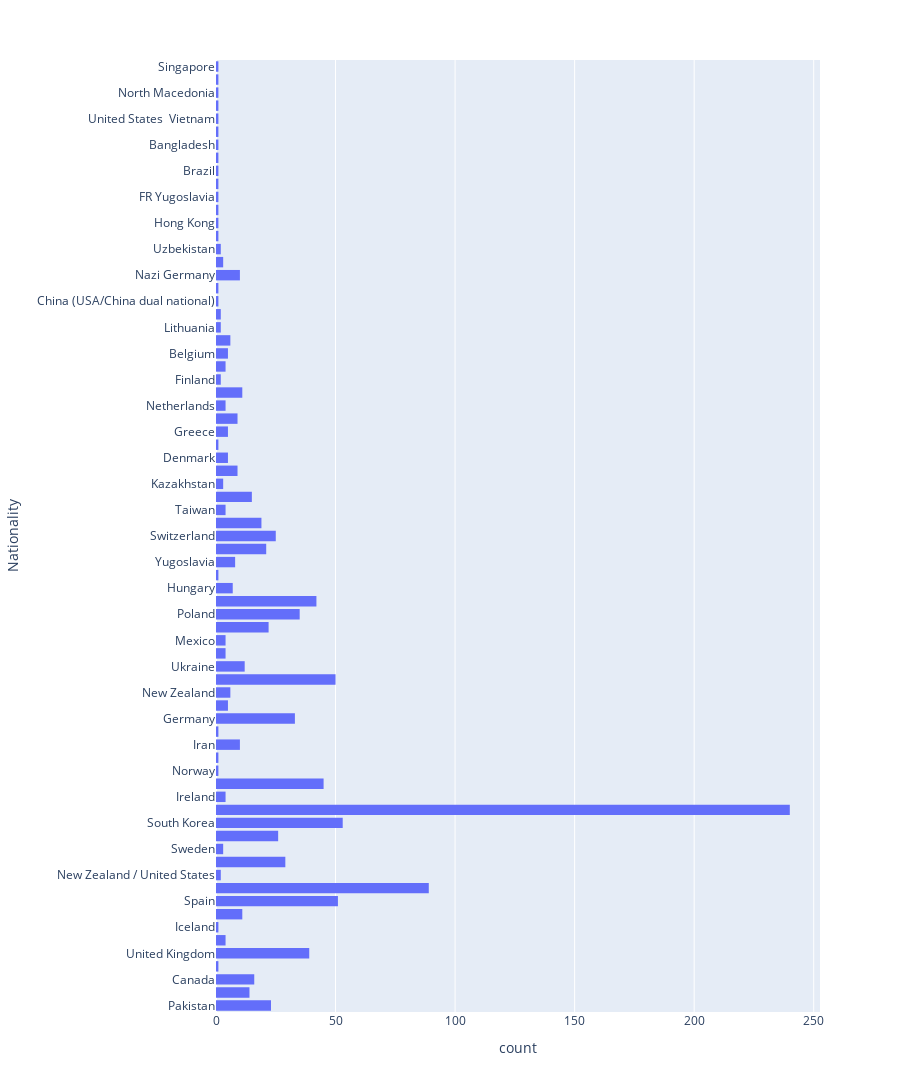
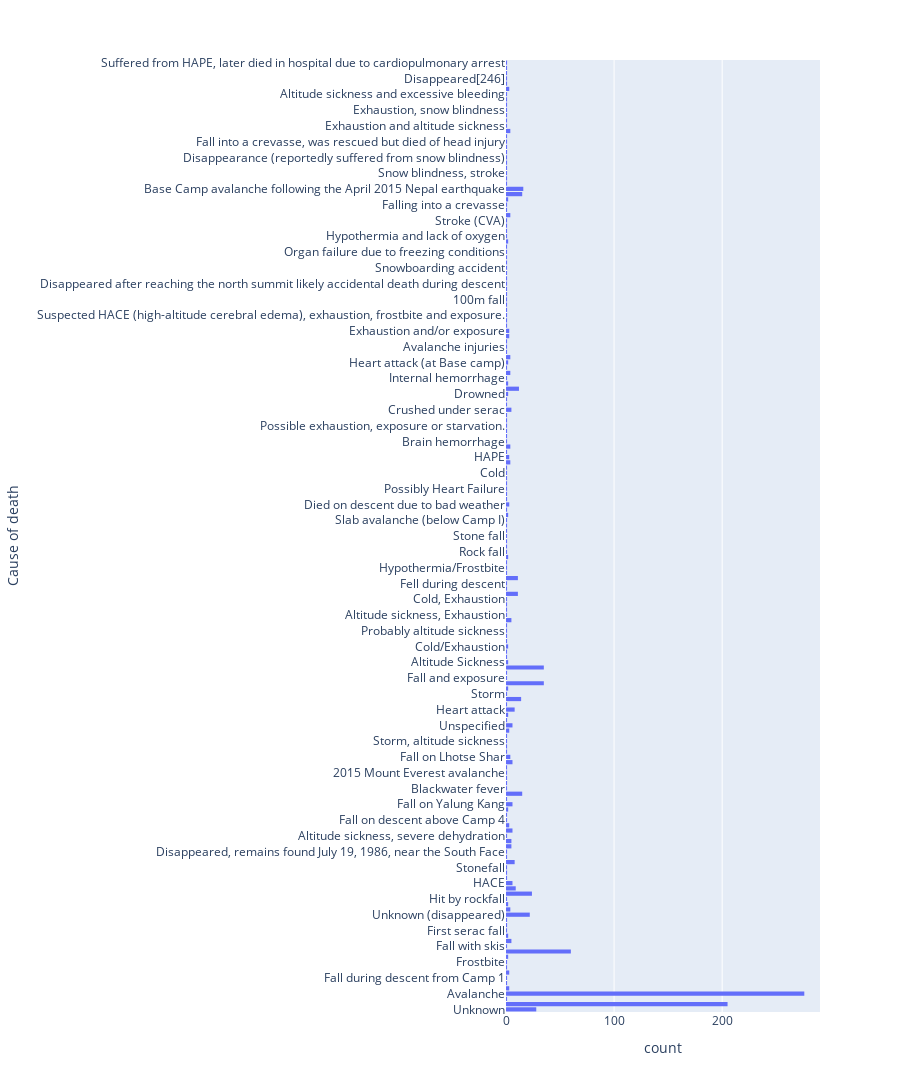

Here is the notebook cell these charts were saved with, in order:
### Code cell
for column in ['Nationality', 'Cause of death']:
    histogram(data_frame=df, y=column, height=1500).show()

### Figure 1 — Plotly figure (JSON) as saved in the notebook; plotly's stock layout.template omitted (floating-point values rounded to 4 significant figures; data arrays with more than 128 entries replaced by an {"elided": "..."} marker saying what was removed)
{"data": [{"alignmentgroup": "True", "bingroup": "y", "hovertemplate": "count=%{x}<br>Nationality=%{y}<extra></extra>", "legendgroup": "", "marker": {"color": "#636efa", "pattern": {"shape": ""}}, "name": "", "offsetgroup": "", "orientation": "h", "showlegend": false, "type": "histogram", "xaxis": "x", "y": {"elided": "1078 str values"}, "yaxis": "y"}], "layout": {"barmode": "relative", "height": 1500, "legend": {"tracegroupgap": 0}, "margin": {"t": 60}, "xaxis": {"anchor": "y", "domain": [0, 1], "title": {"text": "count"}}, "yaxis": {"anchor": "x", "domain": [0, 1], "title": {"text": "Nationality"}}}}

### Figure 2 — Plotly figure (JSON) as saved in the notebook; plotly's stock layout.template omitted (floating-point values rounded to 4 significant figures; data arrays with more than 128 entries replaced by an {"elided": "..."} marker saying what was removed)
{"data": [{"alignmentgroup": "True", "bingroup": "y", "hovertemplate": "count=%{x}<br>Cause of death=%{y}<extra></extra>", "legendgroup": "", "marker": {"color": "#636efa", "pattern": {"shape": ""}}, "name": "", "offsetgroup": "", "orientation": "h", "showlegend": false, "type": "histogram", "xaxis": "x", "y": {"elided": "1078 str values"}, "yaxis": "y"}], "layout": {"barmode": "relative", "height": 1500, "legend": {"tracegroupgap": 0}, "margin": {"t": 60}, "xaxis": {"anchor": "y", "domain": [0, 1], "title": {"text": "count"}}, "yaxis": {"anchor": "x", "domain": [0, 1], "title": {"text": "Cause of death"}}}}
